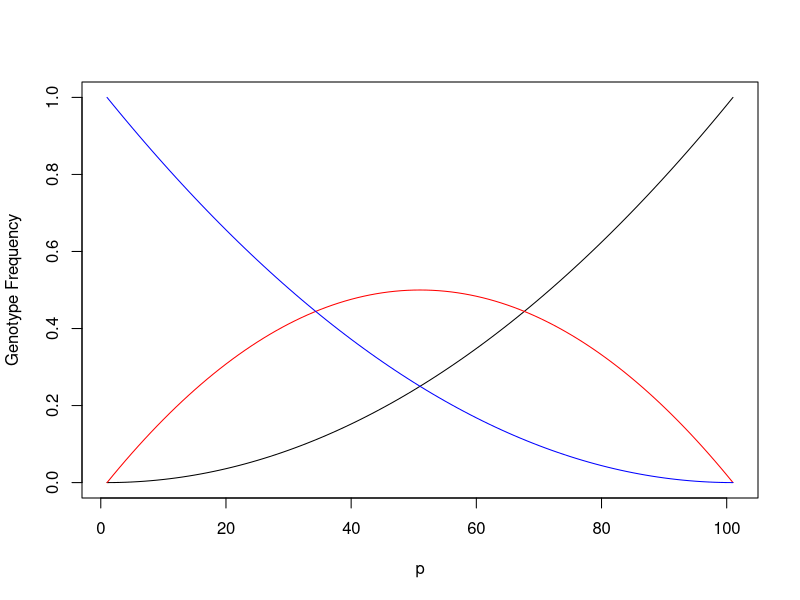

The R script that drew this image:
## ---- chunk 1
knitr::opts_chunk$set(echo = TRUE)
## ---- chunk 2
n = 5
n11 = 1
f11 = n11/n
f11 # genotype frequency of TT
## ---- chunk 3
p = seq(0, 1, by=0.01)
p
q = 1 - p
q
f11 <- p^2  #frequency of homozygous dominant genotype p squre
f12 <- 2*p*q  #frequency of heterozygous genotype 2pq
f22 <- q^2  #frequency of homozygous recessive genotype q square

# Plotting the genotype frequencies
plot(f11, type="l", col="black", xlab="p", ylab="Genotype Frequency")
lines(f12, col="red")
lines(f22, col="blue")
